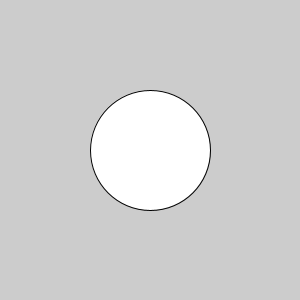
Frame 1 (no input)
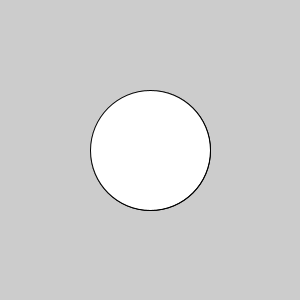
Frame 2 (the mouse pressed at the canvas centre, redrawn once)

The Processing sketch that drew these frames (run headless with seeded random() and noise(); the mouse was pressed at the canvas centre and the sketch redrawn once):

// Processing sketch: PV030GianniOggettoClassi
// ── PV030GianniOggettoClassi.pde
Persona gianni;

void setup()
{
  size(300, 300);
  gianni = new Persona("Gianni", 60);
  noLoop();
}

void draw()
{
  // questo e' molto interessante: l'oggetto sa fare delle cose,
  // posso chiedergli di fare delle azioni e lui le fa !
  gianni.saluta();
  gianni.disegnaUnCerchioAlCentroDelCanvas();
}

// ── Gianni.pde
class Persona
{
  // Interessantissime le due righe qui sotto ! Questo e' il motivo principale di questo esempio:
  // il fatto che l'oggetto abbia dentro di se i suoi dati !
  // Non sono piu' io a dover "passare gli zaini" alle funzioni; semplicemente,
  // ora dico agli oggetti cosa fare e loro lo fanno, direttamente sui loro stessi dati !
  private int eta;
  private String nome;
  
  Persona(String nome, int eta)
  {
    this.eta = eta;
    this.nome = nome;
  }
  
  void saluta()
  {
    println(" - Buonasera, mi chiamo " + this.nome + " ed ho " + this.eta + " anni.");
  }
  
  void disegnaUnCerchioAlCentroDelCanvas()
  {
    translate(width/2, height/2);
    ellipse(0, 0, 120, 120);
    println(" - Ho disegnato un cerchio! Sempre io, " + this.nome + ".");
  }
}
